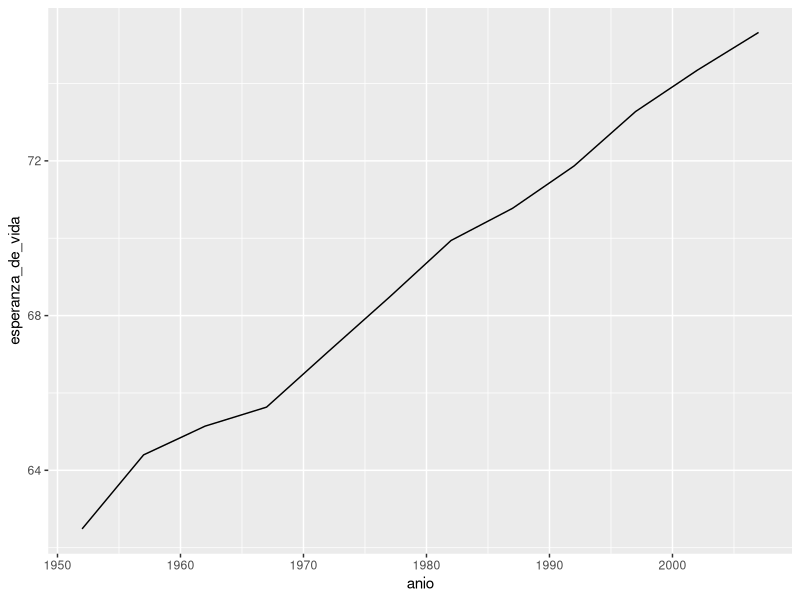

R code for this plot: (Note: this script raises an error after producing the figure.)
## ---- chunk 1
knitr::opts_chunk$set(echo = TRUE)
chunk <- "```"
## ---- chunk 2
?rmarkdown::html_document
## ---- chunk 3
library(readr)
library(dplyr)
library(ggplot2)

paises <- read_csv("datos/paises.csv")

paises %>% 
  filter(pais == "Argentina") %>% 
  ggplot(aes(anio, esperanza_de_vida)) +
  geom_line()
## ---- chunk 4
params$pais
## ---- chunk 5
paises <- read_csv("datos/paises.csv")
## ---- chunk 6
i <- sqrt(-1)
